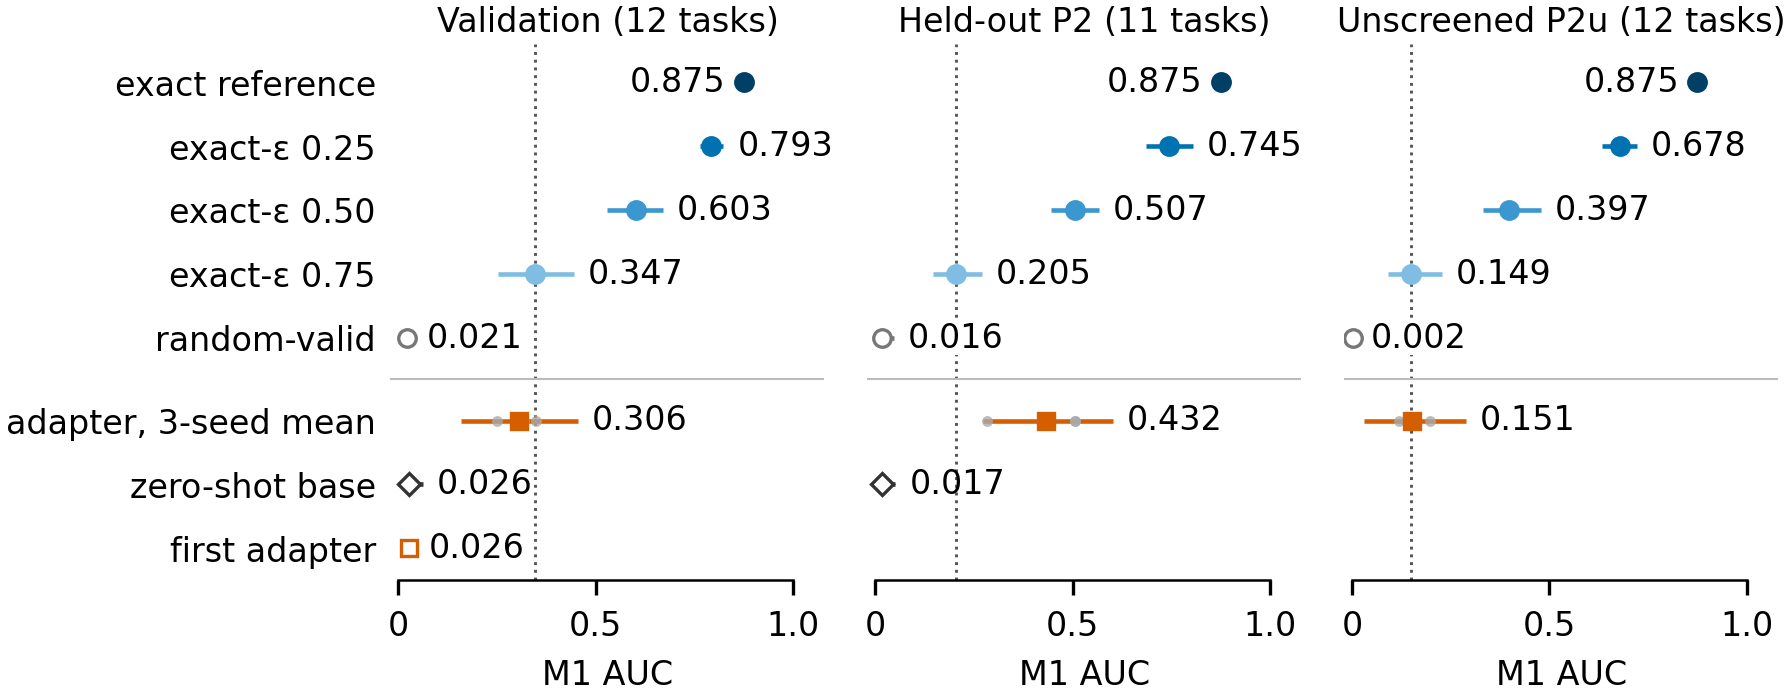

Write the Python code that produced this figure.
"""Figure: M1 solve-versus-budget AUC ladder, three panels (validation, held-out P2, unscreened P2u),
with task-clustered 95% intervals.

Numbers are read from pinned evidence files in the evidence repository:
  outputs/choice-frontier/v4/panels/metrics/analysis.json
      arms.<panel>.<arm>.m1 and arms.<panel>.<arm>.ci95
          panel in p135, p2, p2u
          arm in exact_reference, exact-eps-0.25, exact-eps-0.50, exact-eps-0.75, random_valid,
                 learned_adapter_seed_mean
      arms.<panel>.learned_adapter_s17.m1, .learned_adapter_s29.m1, .learned_adapter_s71.m1
          (per-seed points, m1 only)
  outputs/choice-frontier/v2/metrics/analysis.json
      adapter_reevaluation.learned_adapter.m1_auc / .m1_task_cluster_95pct_ci_10000_seed133
          (first adapter, validation panel only)
  outputs/choice-frontier/v6/metrics/analysis.json
      per_panel.v2.m1_arm / per_panel.v2.m1_arm_ci95  (zero-shot base, validation panel)
      per_panel.p2.m1_arm / per_panel.p2.m1_arm_ci95  (zero-shot base, P2 panel)
Run: python fig_ladder.py [EVIDENCE_ROOT]  -> fig_ladder.pdf, fig_ladder.svg, fig_ladder.png
"""
from pathlib import Path

from _style import ARM_STYLE, assert_3dp, f3, load_json

import matplotlib.pyplot as plt

HERE = Path(__file__).resolve().parent

CI = "m1_task_cluster_95pct_ci_10000_seed133"
v2 = load_json("outputs/choice-frontier/v2/metrics/analysis.json")
v4 = load_json("outputs/choice-frontier/v4/panels/metrics/analysis.json")
v6 = load_json("outputs/choice-frontier/v6/metrics/analysis.json")

PANELS = [("p135", "Validation (12 tasks)"), ("p2", "Held-out P2 (11 tasks)"),
          ("p2u", "Unscreened P2u (12 tasks)")]
# Evidence: v2 arms.exact_reference.tasks_present; v4 ladder_p2.tasks and
# unscreened_p2u.ladder.tasks support the displayed panel sizes.
assert v2["arms"]["exact_reference"]["tasks_present"] == 12
assert v4["ladder_p2"]["tasks"] == 11
assert v4["unscreened_p2u"]["ladder"]["tasks"] == 12
LADDER = [("exact reference", "exact_reference"), ("exact-\u03b5 0.25", "exact-eps-0.25"),
          ("exact-\u03b5 0.50", "exact-eps-0.50"), ("exact-\u03b5 0.75", "exact-eps-0.75"),
          ("random-valid", "random_valid"), ("adapter, 3-seed mean", "learned_adapter_seed_mean")]
SEEDS = ["learned_adapter_s17", "learned_adapter_s29", "learned_adapter_s71"]

EXPECTED = {
    "p135": {"exact_reference": (0.875, 0.875, 0.875), "exact-eps-0.25": (0.793, 0.764, 0.824),
             "exact-eps-0.50": (0.603, 0.528, 0.670), "exact-eps-0.75": (0.347, 0.252, 0.445),
             "random_valid": (0.021, 0.007, 0.038),
             "learned_adapter_seed_mean": (0.306, 0.158, 0.455),
             "learned_adapter_s17": 0.349, "learned_adapter_s29": 0.250,
             "learned_adapter_s71": 0.318, "first_adapter": (0.026, 0.010, 0.042)},
    "p2": {"exact_reference": (0.875, 0.875, 0.875), "exact-eps-0.25": (0.745, 0.685, 0.805),
           "exact-eps-0.50": (0.507, 0.445, 0.566), "exact-eps-0.75": (0.205, 0.145, 0.269),
           "random_valid": (0.016, 0.000, 0.048),
           "learned_adapter_seed_mean": (0.432, 0.273, 0.602),
           "learned_adapter_s17": 0.506, "learned_adapter_s29": 0.284,
           "learned_adapter_s71": 0.506},
    "p2u": {"exact_reference": (0.875, 0.875, 0.875), "exact-eps-0.25": (0.678, 0.632, 0.721),
            "exact-eps-0.50": (0.397, 0.331, 0.478), "exact-eps-0.75": (0.149, 0.091, 0.227),
            "random_valid": (0.002, 0.000, 0.006),
            "learned_adapter_seed_mean": (0.151, 0.030, 0.288),
            "learned_adapter_s17": 0.198, "learned_adapter_s29": 0.120,
            "learned_adapter_s71": 0.135},
}


# data[panel] = {"rows": [(label, m, lo, hi)], "seeds": [m...], "first": (m, lo, hi) or None}
data = {}
for pk, _ in PANELS:
    arms = v4["arms"][pk]
    rows = []
    for label, k in LADDER:
        m, (lo, hi) = arms[k]["m1"], arms[k]["ci95"]
        assert_3dp((m, lo, hi), EXPECTED[pk][k])
        rows.append((label, m, lo, hi))
    seeds = []
    for k in SEEDS:
        m = arms[k]["m1"]
        assert_3dp(m, EXPECTED[pk][k])
        seeds.append(m)
    data[pk] = {"rows": rows, "seeds": seeds, "first": None, "zero": None}

fa = v2["adapter_reevaluation"]["learned_adapter"]
first = (fa["m1_auc"], *fa[CI])
assert_3dp(first, EXPECTED["p135"]["first_adapter"])
data["p135"]["first"] = first

ZERO_EXPECTED = {"p135": ("v2", (0.026, 0.000, 0.063)), "p2": ("p2", (0.017, 0.000, 0.051))}
for pk, (v6k, exp) in ZERO_EXPECTED.items():
    zp = v6["per_panel"][v6k]
    zero = (zp["m1_arm"], *zp["m1_arm_ci95"])
    assert_3dp(zero, exp)
    data[pk]["zero"] = zero

GREY, SEED_GREY = "#555555", "#AAAAAA"
YS = [0, 1, 2, 3, 4, 5.3, 6.3, 7.3]  # ladder x5, adapter mean, zero-shot base, first adapter
LABELS = [l for l, _ in LADDER] + ["zero-shot base", "first adapter"]
XMIN, XMAX = -0.02, 1.08

fig, axes = plt.subplots(1, 3, sharey=True, figsize=(6.0, 2.35))


def draw(ax, key, y, m, lo, hi):
    style = ARM_STYLE[key]
    c = style["color"]
    mk = style["marker"]
    fc = style["facecolor"]
    ec = style["edgecolor"]
    ms = 3.8 if mk == "D" else 4.0 if mk == "s" else 4.2
    ax.plot([lo, hi], [y, y], color=c, lw=1.1, solid_capstyle="butt", zorder=2)
    ax.plot(m, y, mk, ms=ms, mfc=fc, mec=ec, mew=0.8, zorder=4)
    right = max(hi, m)
    # The dotted 0.75 rung crosses the low-valued random-valid label on P2/P2u.
    label_box = dict(facecolor="white", edgecolor="none", pad=0.1) if key == "random_valid" else None
    if right > 0.85:  # no room to the right: place label left of the interval
        ax.text(min(lo - 0.035, m - 0.045), y, f3(m), va="center", ha="right",
                fontsize=8, bbox=label_box)
    else:
        ax.text(max(right + 0.035, m + 0.045), y, f3(m), va="center", ha="left",
                fontsize=8, bbox=label_box)


for j, (ax, (pk, title)) in enumerate(zip(axes, PANELS)):
    d = data[pk]
    rung = d["rows"][3][1]
    ax.axvline(rung, color=GREY, lw=0.7, ls=":", zorder=0)
    ax.axhline(4.65, color="#BBBBBB", lw=0.5)
    ax.plot(d["seeds"], [YS[5]] * len(d["seeds"]), "o", ms=2.6, mfc=SEED_GREY, mec="none",
            alpha=0.8, zorder=3)
    for i, (_, m, lo, hi) in enumerate(d["rows"]):
        draw(ax, LADDER[i][1], YS[i], m, lo, hi)
    if d["zero"] is not None:
        draw(ax, "zero_shot_base", YS[6], *d["zero"])
    if d["first"] is not None:
        draw(ax, "first_adapter", YS[7], *d["first"])
    ax.set_title(title, fontsize=8, pad=3)
    ax.set_xlim(XMIN, XMAX)
    ax.set_xticks([0, 0.5, 1.0])
    ax.set_xticklabels(["0", "0.5", "1.0"])
    ax.set_xlabel("M1 AUC")
    ax.tick_params(axis="y", length=0)
    for s in ("top", "right", "left"):
        ax.spines[s].set_visible(False)
    ax.spines["bottom"].set_linewidth(0.6)
    ax.spines["bottom"].set_bounds(0, 1.0)
    if j > 0:
        ax.tick_params(axis="y", labelleft=False)

axes[0].set_yticks(YS)
axes[0].set_yticklabels(LABELS)
axes[0].set_ylim(7.8, -0.6)
fig.tight_layout(pad=0.4, w_pad=0.8)
for ext in ("pdf", "svg"):
    fig.savefig(HERE / f"fig_ladder.{ext}", bbox_inches="tight", pad_inches=0.02)
fig.savefig(HERE / "fig_ladder.png", dpi=300, bbox_inches="tight", pad_inches=0.02)

for pk, title in PANELS:
    d = data[pk]
    print(f"== {pk}: {title}")
    for name, m, lo, hi in d["rows"]:
        print(f"  {name}: {f3(m)} [{f3(lo)}, {f3(hi)}]")
    print("  per-seed s17/s29/s71: " + " / ".join(f3(m) for m in d["seeds"]))
    if d["zero"] is not None:
        m, lo, hi = d["zero"]
        print(f"  zero-shot base: {f3(m)} [{f3(lo)}, {f3(hi)}]")
    if d["first"] is not None:
        m, lo, hi = d["first"]
        print(f"  first adapter: {f3(m)} [{f3(lo)}, {f3(hi)}]")
